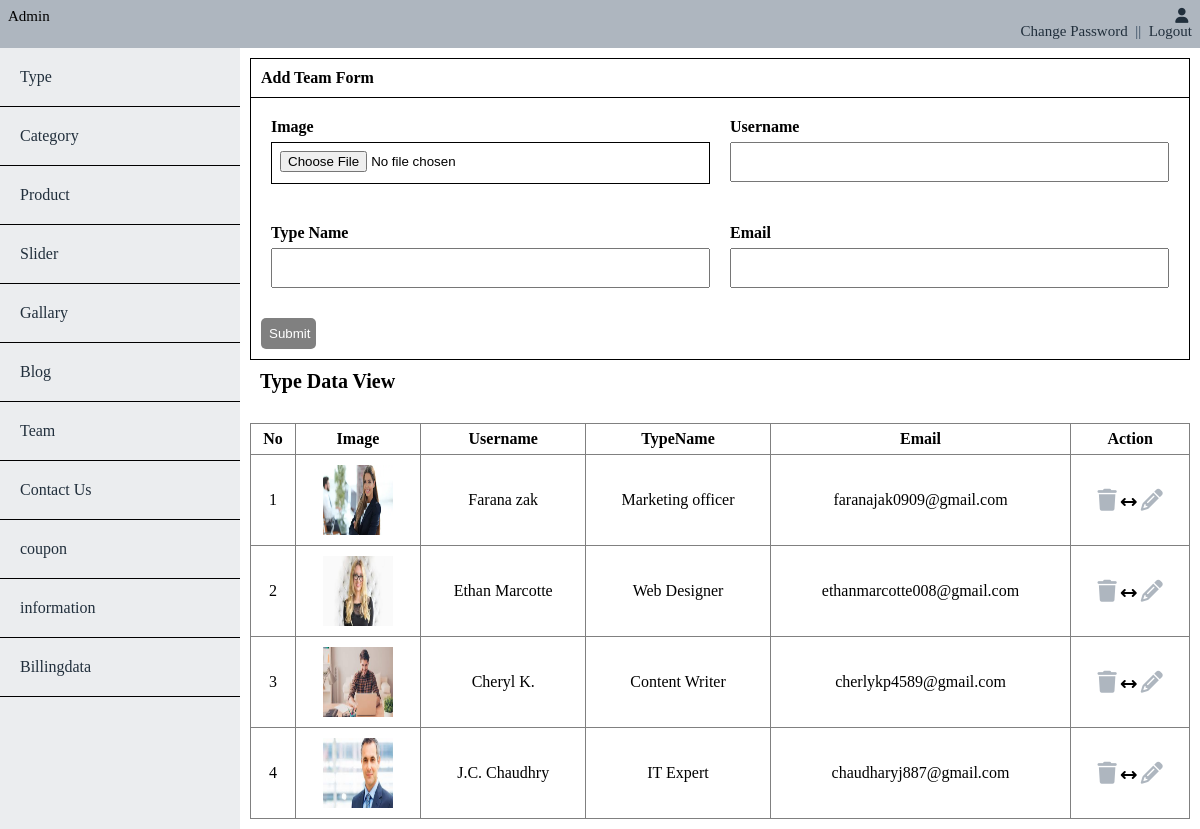
The app's page /team.php with its own data.
### tables this page shows
CREATE TABLE IF NOT EXISTS `team` (
  `team_id` int NOT NULL AUTO_INCREMENT,
  `image` text NOT NULL,
  `username` varchar(50) NOT NULL,
  `type` varchar(50) NOT NULL,
  `email` varchar(60) NOT NULL,
  PRIMARY KEY (`team_id`)
);

### team.php (the view, shortened to what this page needs)
<?php
include('db.php');
include('admin_header.php');
$get="select *from team";
$b=mysqli_query($abc,$get);
?>
<html lang="en">
<head>
</head>
<body>
    <div class="main_box">
    <form action="" class="form" enctype="multipart/form-data" method="post">
    <div class="cate">Add Team Form</div>
    <div class="type">
    <div class="file">
    <div class="done">Image</div>
    <div class="file1"><input type="file" class="text" name="image"></div>
    </div>
    <div class="file">
    <div class="done">Username</div>
    <div><input type="text" class="text" name="username"></div>
    </div>
    </div>
<div class="type">
<div class="file">
<div class="done">Type Name</div>
<div><input type="text" class="text" name="type"></div>
</div>
<div class="file">
<div class="done">Email</div>
<div><input type="email" class="text" name="email"></div>
</div>
</div>
<div class="sub"><input type="submit" class="but" name="get"></div>
</form>
    <div class="view">Type Data View</div>
<table border="1" align="center" id="example">
    <thead>
    <tr>
        <th>No</th>
        <th>Image</th>
        <th>Username</th>
        <th>TypeName</th>
        <th>Email</th>
        <th>Action</th>
    </tr>
    </thead>
<tbody>
    <?php
    $no=1;
     while($d=mysqli_fetch_array($b))
     {
      ?>
        <tr>
            <td><?php echo $no++; ?></td>
            <td><img src="team_img/<?php echo $d['image'];?>" width="70" height="70"></td>
            <td><?php  echo $d['username'];?></td>
            <td><?php  echo $d['type'];?></td>
            <td><?php  echo $d['email'];?></td>
              <td>
                  <a href="team.php?del=<?php echo $d['team_id']; ?>" onclick="return confirm('are you sure this record delete?')"><i class="fa-solid fa-trash"></i></a>
                  <i class="fa-solid fa-arrows-left-right"></i>
                  <a href="team_edit.php?edit=<?php echo $d['team_id']; ?>"><i class="fa-solid fa-pencil"></i></a>
            </td>
        </tr>
      <?php
     }
    ?>
    </tbody>
</table>
</div>
</body>
</html>
</body>
</html>

### admin_header.php (shortened to what this page needs)
<html lang="en">
<head>
    <link rel="stylesheet" href="https://cdn.datatables.net/2.0.3/css/dataTables.dataTables.css">
    <link rel="stylesheet" href="css/admin_header.css">
    <link rel="stylesheet" href="css/adminpanel.css">
    <link rel="stylesheet" href="css/all.css">
</head>
<body>
    <div class="add">
        <div class="left">Admin</div>
        <div class="right"><i class="fa-solid fa-user">&nbsp;</i><?php echo $_SESSION['users']; ?>
        <br><a href="change_password.php">Change Password</a>&nbsp; || &nbsp;<a href="logout.php">Logout</a></div>
    </div>
 <div class="adds">
 <div class="menu">
        <ul>
            <li><a href="type.php">Type</a></li>
            <li><a href="category.php">Category</a></li>
            <li><a href="product.php">Product</a></li>
            <li><a href="slider.php">Slider</a></li>
            <li><a href="gallary.php">Gallary</a></li>
            <li><a href="blog.php">Blog</a></li>
            <li><a href="team.php">Team</a></li>
            <li><a href="contact_data.php">Contact Us</a></li>
            <li><a href="coupon.php">coupon</a></li>
            <li><a href="info.php">information</a></li>
            <li><a href="billindata.php">Billingdata</a></li>
        </ul>
    </div>
    </body>
</html>

### css/admin_header.css (style rules this page uses)
* { margin: 0px; padding: 0px; box-sizing: border-box; }
.add { display: flex; background-color:#AEB6BF; padding: 30px; }
.adds { display: flex; height:auto; }
.menu { width: 20%; height:auto; background-color:#EBEDEF; }
.menu ul li { text-decoration: none; padding: 20px; border-bottom: 1px solid black; }
.left { width: 50%; font-size: 23px; font-weight: 500; }
.right { width: 50%; text-align: right; font-size: 23px; font-weight: 500; }
.fa-trash { color: #AEB6BF; font-size: 22px; }
.fa-pencil { color: #AEB6BF; font-size: 22px; }

### css/adminpanel.css (style rules this page uses)
* { margin: 0px; padding: 0px; box-sizing: border-box; }
.add { display: flex; background-color:#AEB6BF; padding: 8px; }
.adds { display: flex; height: auto; }
a { color:#212F3C; text-decoration: none; }
.menu { width: 20%; height:auto; background-color:#EBEDEF; }
.menu ul li { text-decoration: none; padding: 20px; border-bottom: 1px solid black; }
.left { width: 50%; font-size: 15px; }
.right { width: 50%; text-align: right; font-size: 15px; text-transform: capitalize; color:#34495E; }
.main_box { width: 80%; padding: 10px; }
.form { width: 100%; border: 1px solid black; height:auto; }
.type { display: flex; padding: 10px; }
.file { width:100%; margin: 10px; }
.file1 { border: 1px solid black; }
.text { height: 40px; width: 100%; padding: 8px; }
.cate { border-bottom: 1px solid black; padding: 10px; font-weight: 600; }
.sub { padding: 10px; }
.but { padding: 8px; width: 6%; background-color: gray; color: white; border: none; border-radius: 5px; }
.done { margin-bottom: 6px; font-weight: 600; }
table { width: 100%; border-collapse: collapse; text-align: center; margin-top: 20px; }
table tr th { text-align: center !important; padding: 6px; }
table tr td { text-align: center !important; padding: 10px; }
.view { font-size: 20px; font-weight: 600; padding: 10px; }
.fa-user { font-size: 15px; color:#212F3C; }

### records on screen
team: image (picture), username "Farana zak", type "Marketing officer", email "faranajak0909@gmail.com"
team: image (picture), username "Ethan Marcotte", type "Web Designer", email "ethanmarcotte008@gmail.com"
team: image (picture), username "Cheryl K.", type "Content Writer", email "cherlykp4589@gmail.com"
team: image (picture), username "J.C. Chaudhry", type "IT Expert", email "chaudharyj887@gmail.com"
